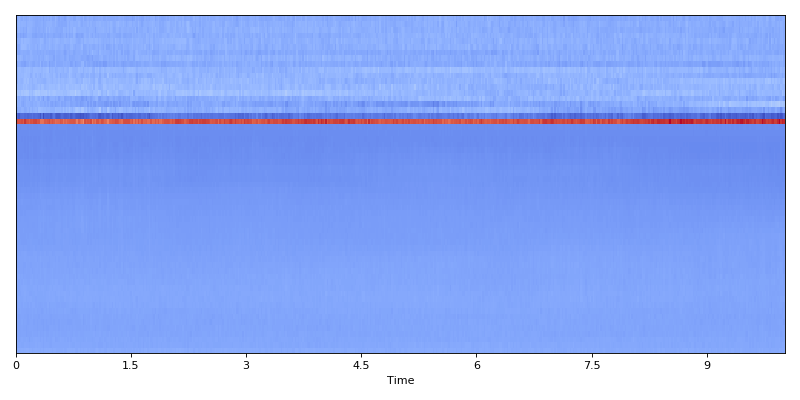

Reproduce this figure in Python.
import dcase_util
chain = dcase_util.processors.ProcessingChain([
    {
        'processor_name': 'MonoAudioReadingProcessor',
        'init_parameters': {
            'fs': 44100
        }
    },
    {
        'processor_name': 'RepositoryFeatureExtractorProcessor',
        'init_parameters': {
            'parameters': {
                'mel': {},
                'mfcc': {}
            }
        }
    },
    {
        'processor_name': 'StackingProcessor',
        'init_parameters': {
            'recipe': 'mel;mfcc=1-19'
        }
    }
])
# Run the processing chain
data = chain.process(filename=dcase_util.utils.Example().audio_filename())
data.plot()
